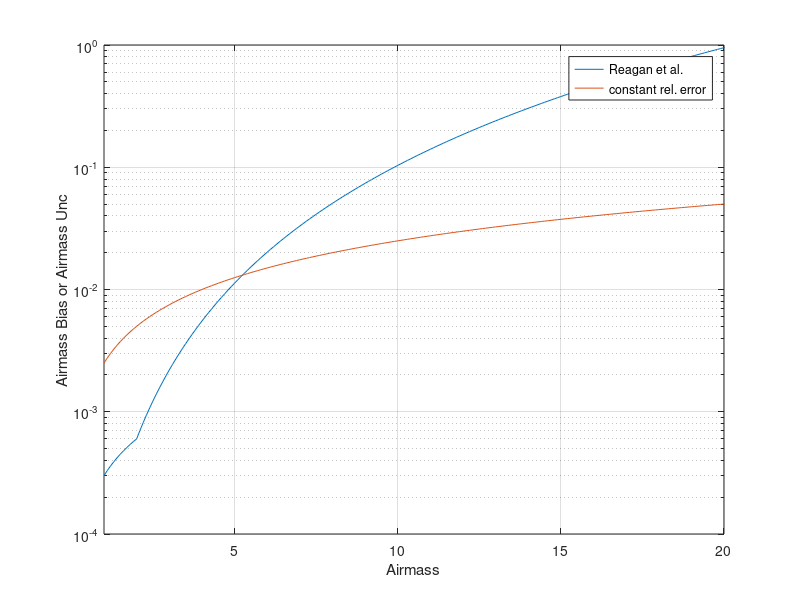

This chart was generated by the following MATLAB code:
%compares our old airmass error expression with the one in John Reagan's Report
m=1:0.1:25;
i=find(m<=2);
dm(i)=.0003*m(i);
j=find(m>2);
dm(j)=.0003.*m(j).*(m(j)/2).^2.2;
dm25=.0025.*m;

figure(1)
semilogy(m,dm,m,dm25);
xlabel('Airmass');
ylabel('Airmass Bias or Airmass Unc');
axis([1 20 0.0001 1])
grid on
legend('Reagan et al.','constant rel. error')
